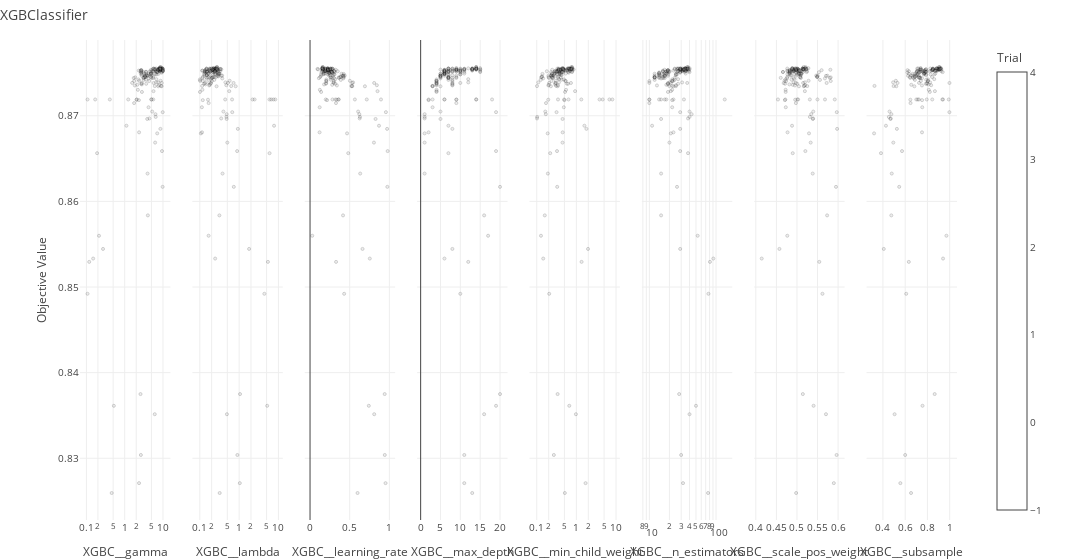

Notebook cell for this chart:
### Markdown cell above
### Визуализация результатов подбора гиперпараметров

Помогает cкорректировать процесс подбора.

### Code cell
for item in range(models.shape[0]):
    plot_Optuna(models.loc[item,'study'], 'plot_slice', models.loc[item, 'name'])
#     plot_Optuna(models.loc[item,'study'], 'plot_param_importances', models.loc[item, 'name'])     # может работать долго !
#     plot_Optuna(models.loc[item,'study'], 'plot_optimization_history', models.loc[item, 'name'])

### Figure 1 — Plotly figure (JSON) as saved in the notebook; plotly's stock layout.template omitted (floating-point values rounded to 4 significant figures; data arrays with more than 128 entries replaced by an {"elided": "..."} marker saying what was removed)
{"data": [{"marker": {"color": "Darkgrey", "colorbar": {"title": {"text": "Trial"}, "x": 1, "xpad": 40}, "colorscale": [[0, "rgb(247,251,255)"], [0.125, "rgb(222,235,247)"], [0.25, "rgb(198,219,239)"], [0.375, "rgb(158,202,225)"], [0.5, "rgb(107,174,214)"], [0.625, "rgb(66,146,198)"], [0.75, "rgb(33,113,181)"], [0.875, "rgb(8,81,156)"], [1, "rgb(8,48,107)"]], "line": {"color": "Black", "width": 1}, "opacity": 0.2, "showscale": true, "size": 3}, "mode": "markers", "showlegend": false, "type": "scatter", "x": {"elided": "179 float values"}, "xaxis": "x", "y": {"elided": "179 float values"}, "yaxis": "y"}, {"marker": {"color": "Darkgrey", "colorbar": {"title": {"text": "Trial"}, "x": 1, "xpad": 40}, "colorscale": [[0, "rgb(247,251,255)"], [0.125, "rgb(222,235,247)"], [0.25, "rgb(198,219,239)"], [0.375, "rgb(158,202,225)"], [0.5, "rgb(107,174,214)"], [0.625, "rgb(66,146,198)"], [0.75, "rgb(33,113,181)"], [0.875, "rgb(8,81,156)"], [1, "rgb(8,48,107)"]], "line": {"color": "Black", "width": 1}, "opacity": 0.2, "showscale": false, "size": 3}, "mode": "markers", "showlegend": false, "type": "scatter", "x": {"elided": "179 float values"}, "xaxis": "x2", "y": {"elided": "179 float values"}, "yaxis": "y2"}, {"marker": {"color": "Darkgrey", "colorbar": {"title": {"text": "Trial"}, "x": 1, "xpad": 40}, "colorscale": [[0, "rgb(247,251,255)"], [0.125, "rgb(222,235,247)"], [0.25, "rgb(198,219,239)"], [0.375, "rgb(158,202,225)"], [0.5, "rgb(107,174,214)"], [0.625, "rgb(66,146,198)"], [0.75, "rgb(33,113,181)"], [0.875, "rgb(8,81,156)"], [1, "rgb(8,48,107)"]], "line": {"color": "Black", "width": 1}, "opacity": 0.2, "showscale": false, "size": 3}, "mode": "markers", "showlegend": false, "type": "scatter", "x": {"elided": "179 float values"}, "xaxis": "x3", "y": {"elided": "179 float values"}, "yaxis": "y3"}, {"marker": {"color": "Darkgrey", "colorbar": {"title": {"text": "Trial"}, "x": 1, "xpad": 40}, "colorscale": [[0, "rgb(247,251,255)"], [0.125, "rgb(222,235,247)"], [0.25, "rgb(198,219,239)"], [0.375, "rgb(158,202,225)"], [0.5, "rgb(107,174,214)"], [0.625, "rgb(66,146,198)"], [0.75, "rgb(33,113,181)"], [0.875, "rgb(8,81,156)"], [1, "rgb(8,48,107)"]], "line": {"color": "Black", "width": 1}, "opacity": 0.2, "showscale": false, "size": 3}, "mode": "markers", "showlegend": false, "type": "scatter", "x": {"elided": "179 int values"}, "xaxis": "x4", "y": {"elided": "179 float values"}, "yaxis": "y4"}, {"marker": {"color": "Darkgrey", "colorbar": {"title": {"text": "Trial"}, "x": 1, "xpad": 40}, "colorscale": [[0, "rgb(247,251,255)"], [0.125, "rgb(222,235,247)"], [0.25, "rgb(198,219,239)"], [0.375, "rgb(158,202,225)"], [0.5, "rgb(107,174,214)"], [0.625, "rgb(66,146,198)"], [0.75, "rgb(33,113,181)"], [0.875, "rgb(8,81,156)"], [1, "rgb(8,48,107)"]], "line": {"color": "Black", "width": 1}, "opacity": 0.2, "showscale": false, "size": 3}, "mode": "markers", "showlegend": false, "type": "scatter", "x": {"elided": "179 float values"}, "xaxis": "x5", "y": {"elided": "179 float values"}, "yaxis": "y5"}, {"marker": {"color": "Darkgrey", "colorbar": {"title": {"text": "Trial"}, "x": 1, "xpad": 40}, "colorscale": [[0, "rgb(247,251,255)"], [0.125, "rgb(222,235,247)"], [0.25, "rgb(198,219,239)"], [0.375, "rgb(158,202,225)"], [0.5, "rgb(107,174,214)"], [0.625, "rgb(66,146,198)"], [0.75, "rgb(33,113,181)"], [0.875, "rgb(8,81,156)"], [1, "rgb(8,48,107)"]], "line": {"color": "Black", "width": 1}, "opacity": 0.2, "showscale": false, "size": 3}, "mode": "markers", "showlegend": false, "type": "scatter", "x": {"elided": "179 int values"}, "xaxis": "x6", "y": {"elided": "179 float values"}, "yaxis": "y6"}, {"marker": {"color": "Darkgrey", "colorbar": {"title": {"text": "Trial"}, "x": 1, "xpad": 40}, "colorscale": [[0, "rgb(247,251,255)"], [0.125, "rgb(222,235,247)"], [0.25, "rgb(198,219,239)"], [0.375, "rgb(158,202,225)"], [0.5, "rgb(107,174,214)"], [0.625, "rgb(66,146,198)"], [0.75, "rgb(33,113,181)"], [0.875, "rgb(8,81,156)"], [1, "rgb(8,48,107)"]], "line": {"color": "Black", "width": 1}, "opacity": 0.2, "showscale": false, "size": 3}, "mode": "markers", "showlegend": false, "type": "scatter", "x": {"elided": "179 float values"}, "xaxis": "x7", "y": {"elided": "179 float values"}, "yaxis": "y7"}, {"marker": {"color": "Darkgrey", "colorbar": {"title": {"text": "Trial"}, "x": 1, "xpad": 40}, "colorscale": [[0, "rgb(247,251,255)"], [0.125, "rgb(222,235,247)"], [0.25, "rgb(198,219,239)"], [0.375, "rgb(158,202,225)"], [0.5, "rgb(107,174,214)"], [0.625, "rgb(66,146,198)"], [0.75, "rgb(33,113,181)"], [0.875, "rgb(8,81,156)"], [1, "rgb(8,48,107)"]], "line": {"color": "Black", "width": 1}, "opacity": 0.2, "showscale": false, "size": 3}, "mode": "markers", "showlegend": false, "type": "scatter", "x": {"elided": "179 float values"}, "xaxis": "x8", "y": {"elided": "179 float values"}, "yaxis": "y8"}], "layout": {"font": {"size": 10}, "title": {"text": "XGBClassifier", "x": 0}, "width": 2400, "xaxis": {"anchor": "y", "domain": [0, 0.1031], "title": {"text": "XGBC__gamma"}, "type": "log"}, "xaxis2": {"anchor": "y2", "domain": [0.1281, 0.2312], "title": {"text": "XGBC__lambda"}, "type": "log"}, "xaxis3": {"anchor": "y3", "domain": [0.2562, 0.3594], "title": {"text": "XGBC__learning_rate"}}, "xaxis4": {"anchor": "y4", "domain": [0.3844, 0.4875], "title": {"text": "XGBC__max_depth"}}, "xaxis5": {"anchor": "y5", "domain": [0.5125, 0.6156], "title": {"text": "XGBC__min_child_weight"}, "type": "log"}, "xaxis6": {"anchor": "y6", "domain": [0.6406, 0.7438], "title": {"text": "XGBC__n_estimators"}, "type": "log"}, "xaxis7": {"anchor": "y7", "domain": [0.7688, 0.8719], "title": {"text": "XGBC__scale_pos_weight"}}, "xaxis8": {"anchor": "y8", "domain": [0.8969, 1], "title": {"text": "XGBC__subsample"}}, "yaxis": {"anchor": "x", "domain": [0, 1], "title": {"text": "Objective Value"}}, "yaxis2": {"anchor": "x2", "domain": [0, 1], "matches": "y", "showticklabels": false}, "yaxis3": {"anchor": "x3", "domain": [0, 1], "matches": "y", "showticklabels": false}, "yaxis4": {"anchor": "x4", "domain": [0, 1], "matches": "y", "showticklabels": false}, "yaxis5": {"anchor": "x5", "domain": [0, 1], "matches": "y", "showticklabels": false}, "yaxis6": {"anchor": "x6", "domain": [0, 1], "matches": "y", "showticklabels": false}, "yaxis7": {"anchor": "x7", "domain": [0, 1], "matches": "y", "showticklabels": false}, "yaxis8": {"anchor": "x8", "domain": [0, 1], "matches": "y", "showticklabels": false}}}
